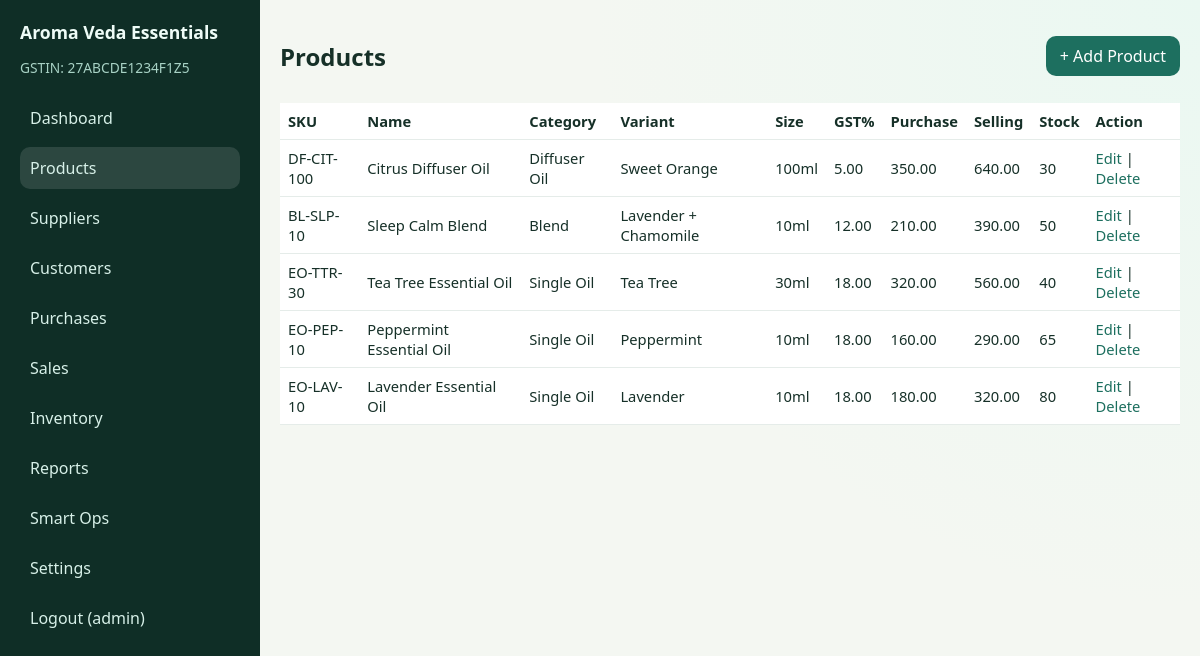
The page /index.php?route=product/index (signed in) on the database its author committed.
### tables this page shows
CREATE TABLE products (
    id INT AUTO_INCREMENT PRIMARY KEY,
    product_name VARCHAR(120) NOT NULL,
    sku VARCHAR(60) NOT NULL UNIQUE,
    category ENUM('Single Oil', 'Blend', 'Diffuser Oil') NOT NULL,
    variant VARCHAR(120) NOT NULL,
    size VARCHAR(20) NOT NULL,
    hsn_code VARCHAR(20) NOT NULL,
    gst_percent DECIMAL(5,2) NOT NULL,
    purchase_price DECIMAL(12,2) NOT NULL,
    selling_price DECIMAL(12,2) NOT NULL,
    stock_quantity INT NOT NULL DEFAULT 0,
    reorder_level INT NOT NULL DEFAULT 5,
    lead_time_days INT NOT NULL DEFAULT 7,
    moq INT NOT NULL DEFAULT 10,
    created_at DATETIME NOT NULL DEFAULT CURRENT_TIMESTAMP
);

### controllers/ProductController.php (called while the page is built, shortened)
<?php
class ProductController extends Controller
{
    public function index(): void
    {
        $model = new Product();
        $this->view('products/index', ['products' => $model->all()]);
    }
}

### index.php (called while the page is built, shortened)
<?php
require_once __DIR__ . '/core/helpers.php';
$route = $_GET['route'] ?? 'dashboard/index';
[$controllerName, $action] = array_pad(explode('/', $route), 2, 'index');
$controller = new $controllerClass();
$controller->$action();

### models/Product.php (called while the page is built, shortened)
<?php
class Product
{
    private PDO $db;
    public function __construct()
    {
        $this->db = Database::connection();
    }
    public function all(): array
    {
        return $this->db->query('SELECT * FROM products ORDER BY id DESC')->fetchAll();
    }
}

### core/helpers.php (called while the page is built, shortened)
<?php
function e($value): string
{
    return htmlspecialchars((string)$value, ENT_QUOTES, 'UTF-8');
}

### views/products/index.php (the view)
<div class="toolbar">
    <h2>Products</h2>
    <a class="btn" href="index.php?route=product/create">+ Add Product</a>
</div>
<table>
    <thead>
    <tr>
        <th>SKU</th><th>Name</th><th>Category</th><th>Variant</th><th>Size</th><th>GST%</th><th>Purchase</th><th>Selling</th><th>Stock</th><th>Action</th>
    </tr>
    </thead>
    <tbody>
    <?php foreach ($products as $row): ?>
        <tr>
            <td><?= e($row['sku']) ?></td>
            <td><?= e($row['product_name']) ?></td>
            <td><?= e($row['category']) ?></td>
            <td><?= e($row['variant']) ?></td>
            <td><?= e($row['size']) ?></td>
            <td><?= e((string)$row['gst_percent']) ?></td>
            <td><?= number_format((float)$row['purchase_price'], 2) ?></td>
            <td><?= number_format((float)$row['selling_price'], 2) ?></td>
            <td><?= (int)$row['stock_quantity'] ?></td>
            <td>
                <a href="index.php?route=product/edit&id=<?= (int)$row['id'] ?>">Edit</a> |
                <a href="index.php?route=product/delete&id=<?= (int)$row['id'] ?>" onclick="return confirm('Delete this product?')">Delete</a>
            </td>
        </tr>
    <?php endforeach; ?>
    </tbody>
</table>

### assets/css/style.css (style rules this page uses)
:root { --bg: #f4f7f2; --card: #ffffff; --accent: #1d6f5f; --accent-soft: #dff0eb; --text: #163028; --muted: #64748b; --danger: #b42318; }
* { box-sizing: border-box; }
body { margin: 0; font-family: "Segoe UI", Tahoma, sans-serif; color: var(--text); background: radial-gradient(circle at top right, #eaf8f2 0%, var(--bg) 42%); }
a { color: var(--accent); text-decoration: none; }
.toolbar { display: flex; justify-content: space-between; align-items: center; gap: 8px; flex-wrap: wrap; margin-bottom: 10px; }
.btn, button { display: inline-block; border: 0; background: var(--accent); color: #fff; border-radius: 10px; padding: 9px 14px; cursor: pointer; }
table { width: 100%; border-collapse: collapse; background: #fff; }
th, td { border-bottom: 1px solid #e5ece9; padding: 8px; text-align: left; font-size: 0.92rem; }

### rows shown on the page
products: sku "DF-CIT-100", product_name "Citrus Diffuser Oil", category "Diffuser Oil", variant "Sweet Orange", size "100ml", gst_percent "5.00", purchase_price "350.00", selling_price "640.00", stock_quantity "30"
products: sku "BL-SLP-10", product_name "Sleep Calm Blend", category "Blend", variant "Lavender + Chamomile", size "10ml", gst_percent "12.00", purchase_price "210.00", selling_price "390.00", stock_quantity "50"
products: sku "EO-TTR-30", product_name "Tea Tree Essential Oil", category "Single Oil", variant "Tea Tree", size "30ml", gst_percent "18.00", purchase_price "320.00", selling_price "560.00", stock_quantity "40"
products: sku "EO-PEP-10", product_name "Peppermint Essential Oil", category "Single Oil", variant "Peppermint", size "10ml", gst_percent "18.00", purchase_price "160.00", selling_price "290.00", stock_quantity "65"
products: sku "EO-LAV-10", product_name "Lavender Essential Oil", category "Single Oil", variant "Lavender", size "10ml", gst_percent "18.00", purchase_price "180.00", selling_price "320.00", stock_quantity "80"

### other values the page prints
$app['business_name'] "Aroma Veda Essentials"
$app['business_gstin'] "27ABCDE1234F1Z5"
$user['username'] "admin"
